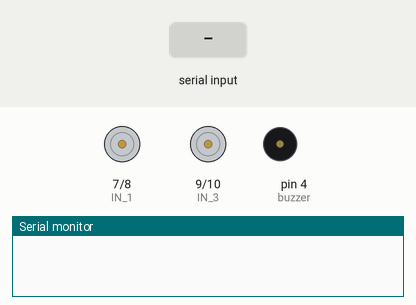
The sketch below on a simulated Arduino Uno, built with avr-gcc and run on an emulated ATmega328P. Parts: motor-driver pin pairs drawn as motors (green arrow = first pin HIGH = forward, orange = second pin HIGH = backward, longer = more drive, scaled by the enable pin), buzzer (waves = sounding, pin HIGH), the last lines printed to the serial monitor. The inputs (shaded band) are chosen by the test bench.

Above: at 1.2 s.
1.3 s: "F" received over the second serial link
At 1.8 s:
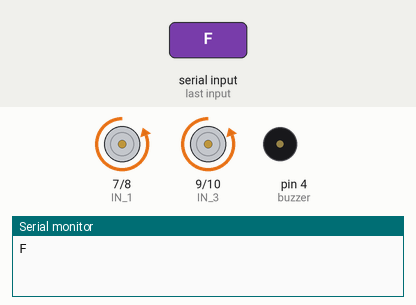
2.8 s: "B" received over the second serial link
At 4.0 s:
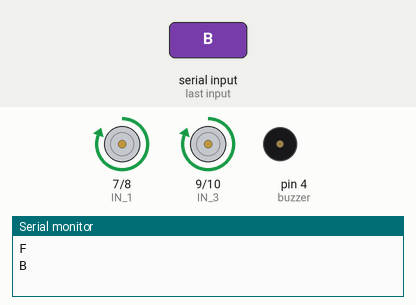
4.3 s: "L" received over the second serial link
At 5.3 s:
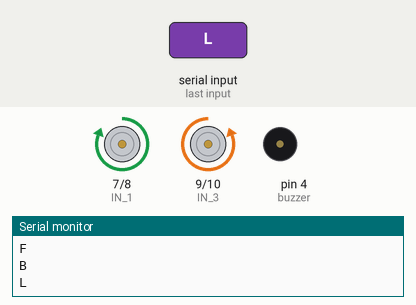
5.8 s: "R" received over the second serial link
At 6.4 s:
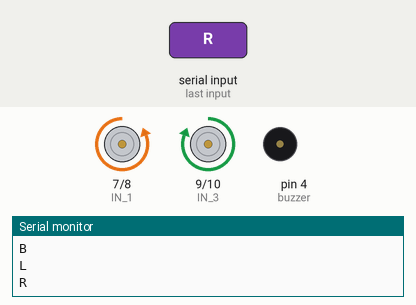
7.3 s: "S" received over the second serial link
At 8.7 s:
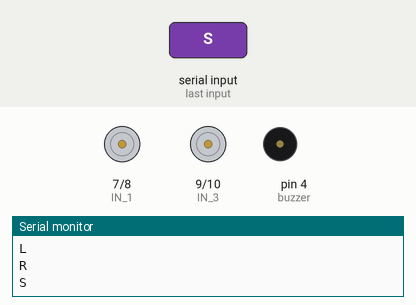
Timing chart, 0 to 9.8 s (numbered marks = the images above; inputs shaded):
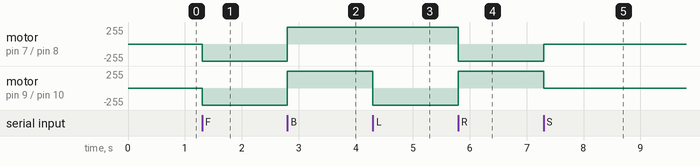

Measured:
- after the input at 1.3 s, motor on pin 7 (IN_1) / pin 8 (IN_2), motor on pin 9 (IN_3) / pin 10 (IN_4): stopped → backward 255/255 at once
- after the input at 2.8 s, motor on pin 7 (IN_1) / pin 8 (IN_2), motor on pin 9 (IN_3) / pin 10 (IN_4): backward 255/255 → forward 255/255 at once
- after the input at 4.3 s, motor on pin 9 (IN_3) / pin 10 (IN_4): forward 255/255 → backward 255/255 at once
- after the input at 5.8 s, motor on pin 7 (IN_1) / pin 8 (IN_2): forward 255/255 → backward 255/255 at once; motor on pin 9 (IN_3) / pin 10 (IN_4): backward 255/255 → forward 255/255 at once
- after the input at 7.3 s, motor on pin 7 (IN_1) / pin 8 (IN_2): backward 255/255 → stopped at once; motor on pin 9 (IN_3) / pin 10 (IN_4): forward 255/255 → stopped at once

The sketch:

Arduino_Code.ino
```cpp
#include<HID.h>
#include<SoftwareSerial.h>


int ENA = 5;
int ENB = 6;
int IN_1 = 7;
int IN_2 = 8;
int IN_3 = 9;
int IN_4 = 10;

int RX = 2;
int TX = 3;

SoftwareSerial softwareSerial(RX, TX);

int buzzer = 4;
char data;
int speedCar = 1023;
int speed_Coeff = 3;

//const int echoPin = 13;
//const int trigPin = 12;

//long duration, cm;


void setup() {
  // put your setup code here, to run once:

  pinMode(ENA, OUTPUT);
  pinMode(ENB, OUTPUT);
  pinMode(IN_1, OUTPUT);
  pinMode(IN_2, OUTPUT);
  pinMode(IN_3, OUTPUT);
  pinMode(IN_4, OUTPUT);

  pinMode(buzzer, OUTPUT);

  //pinMode(trigPin, OUTPUT);
  //pinMode(echoPin, INPUT);

  Serial.begin(9600);
  softwareSerial.begin(9600);


}


void loop() {


  /*long duration,  cm;
  pinMode(trigPin, OUTPUT);
  digitalWrite(trigPin, LOW);
  delayMicroseconds(2);
  digitalWrite(trigPin, HIGH);
  delayMicroseconds(2);
  digitalWrite(trigPin, LOW);
  pinMode(echoPin, INPUT);
  duration = pulseIn(echoPin, HIGH);

  cm = microsecondsToCentimeters(duration);

  //Serial.println(cm);*/

  long cm = 40;
  if(cm<20){

    obs_detected(), safeBack();
    softwareSerial.flush();

  }


  else if (cm>20){

    softwareSerial.flush();
    if(softwareSerial.available()){
      data = softwareSerial.read();
      Serial.println(data);


      if (data == 'F') goAhead();
      else if (data == 'B') goBack();
      else if (data == 'L') goLeft();
      else if (data == 'R') goRight();
      else if(data=='S') stopRobot();
      else if(data=="") stopRobot();

    }

  }


  //else if (data == "I") curveLeft();
  //else if (data == "G") curveRight();


}

void goAhead(){


      digitalWrite(IN_1, LOW);
      digitalWrite(IN_2, HIGH);
      analogWrite(ENA, speedCar);

      digitalWrite(IN_3, LOW);
      digitalWrite(IN_4, HIGH);
      analogWrite(ENB, speedCar);
  }

void goBack(){


      digitalWrite(IN_1, HIGH);
      digitalWrite(IN_2, LOW);
      analogWrite(ENA, speedCar);

      digitalWrite(IN_3, HIGH);
      digitalWrite(IN_4, LOW);
      analogWrite(ENB, speedCar);
  }

void goLeft(){

      digitalWrite(IN_1, HIGH);
      digitalWrite(IN_2, LOW);
      analogWrite(ENA, speedCar);

      digitalWrite(IN_3, LOW);
      digitalWrite(IN_4, HIGH);
      analogWrite(ENB, speedCar);
  }

void goRight(){

      digitalWrite(IN_1, LOW);
      digitalWrite(IN_2, HIGH);
      analogWrite(ENA, speedCar);

      digitalWrite(IN_3, HIGH);
      digitalWrite(IN_4, LOW);
      analogWrite(ENB, speedCar);
  }

void goAheadRight(){

      digitalWrite(IN_1, LOW);
      digitalWrite(IN_2, HIGH);
      analogWrite(ENA, speedCar/speed_Coeff);

      digitalWrite(IN_3, LOW);
      digitalWrite(IN_4, HIGH);
      analogWrite(ENB, speedCar);
   }

void goAheadLeft(){

      digitalWrite(IN_1, LOW);
      digitalWrite(IN_2, HIGH);
      analogWrite(ENA, speedCar);

      digitalWrite(IN_3, LOW);
      digitalWrite(IN_4, HIGH);
      analogWrite(ENB, speedCar/speed_Coeff);
  }

void goBackRight(){

      digitalWrite(IN_1, HIGH);
      digitalWrite(IN_2, LOW);
      analogWrite(ENA, speedCar/speed_Coeff);

      digitalWrite(IN_3, HIGH);
      digitalWrite(IN_4, LOW);
      analogWrite(ENB, speedCar);
  }

void goBackLeft(){

      digitalWrite(IN_1, HIGH);
      digitalWrite(IN_2, LOW);
      analogWrite(ENA, speedCar);

      digitalWrite(IN_3, HIGH);
      digitalWrite(IN_4, LOW);
      analogWrite(ENB, speedCar/speed_Coeff);
  }

void stopRobot(){

      digitalWrite(IN_1, LOW);
      digitalWrite(IN_2, LOW);
      analogWrite(ENA, speedCar);

      digitalWrite(IN_3, LOW);
      digitalWrite(IN_4, LOW);
      analogWrite(ENB, speedCar);
 }

 void curveLeft(){


    digitalWrite(IN_1, LOW);
    digitalWrite(IN_2, HIGH);
    analogWrite(ENA, 1023);

    digitalWrite(IN_3, LOW);
    digitalWrite(IN_4, HIGH);
    analogWrite(ENB, 100);

 }

 void curveRight(){

    digitalWrite(IN_1, LOW);
    digitalWrite(IN_2, HIGH);
    analogWrite(ENA, 100);

    digitalWrite(IN_3, LOW);
    digitalWrite(IN_4, HIGH);
    analogWrite(ENB, 1023);

 }

 void safeBack(){

    digitalWrite(IN_1, HIGH);
    digitalWrite(IN_2, LOW);
    analogWrite(ENA, speedCar);

    digitalWrite(IN_3, HIGH);
    digitalWrite(IN_4, LOW);
    analogWrite(ENB, speedCar);

    delay(150);

    digitalWrite(IN_1, LOW);
    digitalWrite(IN_2, LOW);
    analogWrite(ENA, speedCar);

    digitalWrite(IN_3, LOW);
    digitalWrite(IN_4, LOW);
    analogWrite(ENB, speedCar);

 }


 void alert(){
   tone(buzzer, 3000);
   delay(100);
   noTone(buzzer);

  }


void obs_detected(){

  alert();
  //stopRobot();

}

long microsecondsToCentimeters(long microseconds) {
   return microseconds / 29 / 2;
}
```
